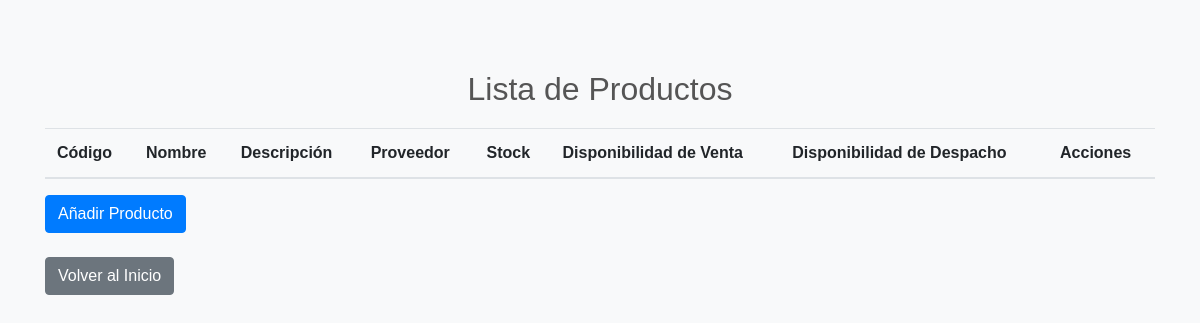
Before: /processes/productos/ with the older database file.
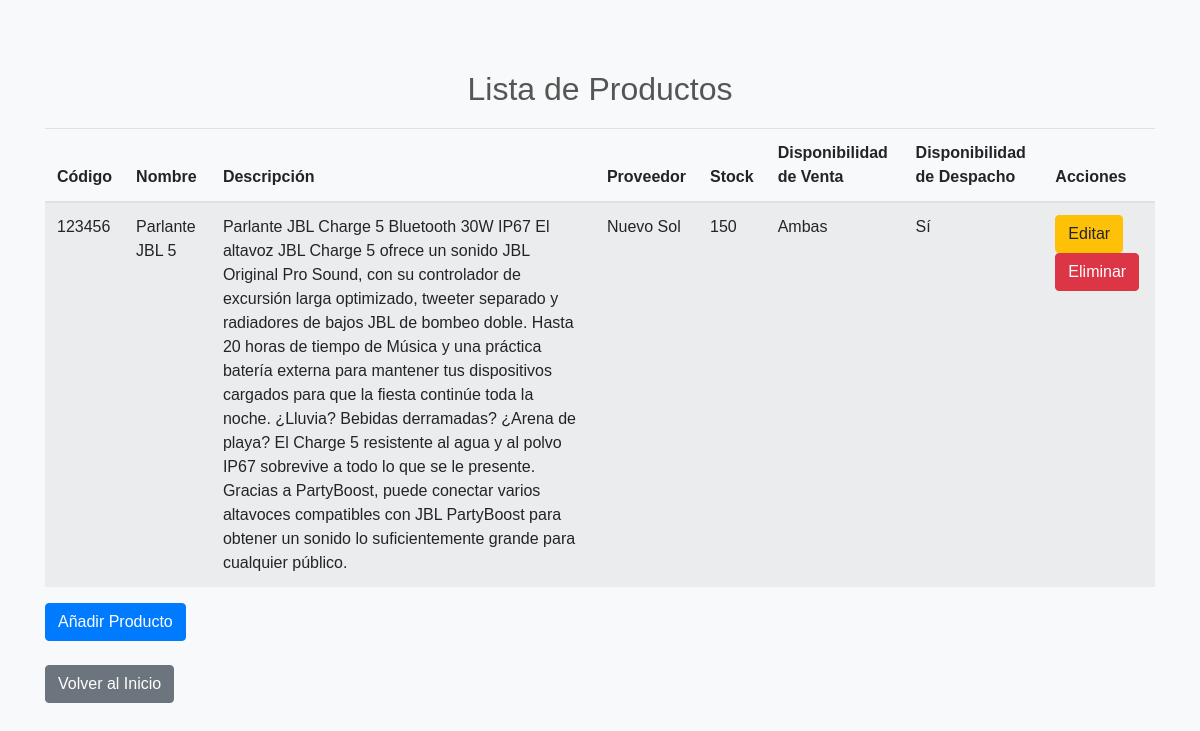
After: the same page with the newer database file.
### processes/models.py (models this page shows, shortened)
class Producto(models.Model):
    CODIGO_CHOICES = [
        (1, 'Presencial'),
        (2, 'Online'),
        (3, 'Ambas')
    ]
    DESPACHO_CHOICES = [
        (1, 'Sí'),
        (2, 'No')
    ]
    codigo = models.CharField(max_length=50, unique=True)
    nombre = models.CharField(max_length=200)
    descripcion = models.TextField()
    proveedor = models.CharField(max_length=200)
    stock = models.PositiveIntegerField()
    disponibilidad_venta = models.IntegerField(choices=CODIGO_CHOICES)
    disponibilidad_despacho = models.IntegerField(choices=DESPACHO_CHOICES)

### processes/views.py (the view)
# urls.py: path('productos/', views.producto_list, name='producto_list'),
def producto_list(request):
    productos = Producto.objects.all()
    return render(request, 'processes/producto_list.html', {'productos': productos})

### processes/templates/processes/producto_list.html (shortened to what this page needs)
<!DOCTYPE html>
<html lang="es">
<head>
    {% load static %}
    <link href="https://maxcdn.bootstrapcdn.com/bootstrap/4.5.2/css/bootstrap.min.css" rel="stylesheet">
    <link rel="stylesheet" type="text/css" href="{% static 'style.css' %}">
</head>
<body>
    <div class="container">
        <h2 class="text-center">Lista de Productos</h2>
        <table class="table table-striped">
            <thead>
                <tr>
                    <th>Código</th>
                    <th>Nombre</th>
                    <th>Descripción</th>
                    <th>Proveedor</th>
                    <th>Stock</th>
                    <th>Disponibilidad de Venta</th>
                    <th>Disponibilidad de Despacho</th>
                    <th>Acciones</th>
                </tr>
            </thead>
            <tbody>
                {% for producto in productos %}
                    <tr>
                        <td>{{ producto.codigo }}</td>
                        <td>{{ producto.nombre }}</td>
                        <td>{{ producto.descripcion }}</td>
                        <td>{{ producto.proveedor }}</td>
                        <td>{{ producto.stock }}</td>
                        <td>{{ producto.get_disponibilidad_venta_display }}</td>
                        <td>{{ producto.get_disponibilidad_despacho_display }}</td>
                        <td>
                            <a href="{% url 'producto_edit' producto.id %}" class="btn btn-warning">Editar</a>
                            <a href="{% url 'producto_delete' producto.id %}" class="btn btn-danger">Eliminar</a>
                        </td>
                    </tr>
                {% endfor %}
            </tbody>
        </table>
        <a href="{% url 'producto_add' %}" class="btn btn-primary">Añadir Producto</a>
        <br><br>
        <a href="{% url 'admin_dashboard' %}" class="btn btn-secondary">Volver al Inicio</a>
    </div>
</body>
</html>

Changed rows visible on the page:
added Producto: codigo "123456", nombre "Parlante JBL 5", descripcion "Parlante JBL Charge 5 Bluetooth 30W IP67 El altavoz JBL Charge 5 ofrece un sonido JBL Original Pro Sound, con su controlador de excursión larga optimizado, tweeter separado y radiadores de bajos JBL de bombeo doble. Hasta 20 horas de tiempo de Música y una práctica batería externa para mantener tus dispositivos cargados para que la fiesta continúe toda la noche. ¿Lluvia? Bebidas derramadas? ¿Arena de playa? El Charge 5 resistente al agua y al polvo IP67 sobrevive a todo lo que se le presente. Gracias a PartyBoost, puede conectar varios altavoces compatibles con JBL PartyBoost para obtener un sonido lo suficientemente grande para cualquier público.", proveedor "Nuevo Sol", stock "150", disponibilidad_venta "Ambas", disponibilidad_despacho "Sí"
